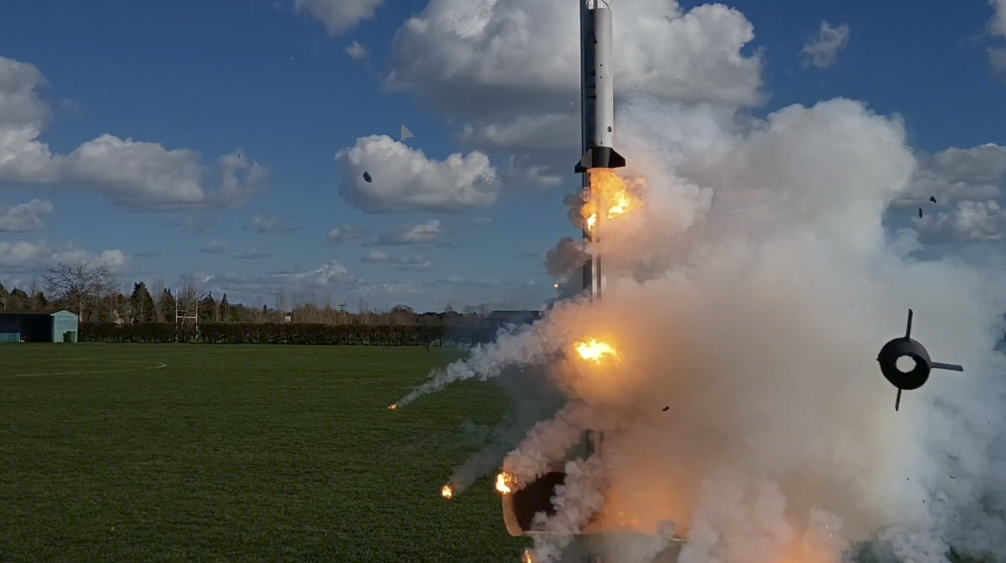
#> input picture image.png, 2011 x 1126 px, found by its file name (shown at 1/2 size)
$ python greenscreen.py
#> lines starting #> are read from the running program, lines starting #| are printed output that depends on the picture
from PIL import Image
image0 = Image.open("image.png")
#> image0 is the input picture: PIL image 2011x1126 RGBA; mean R, G, B, A 92.9, 98.4, 101, 255
image1 = Image.open("shia_labeouf_wants_you_to_get_motivated.jpg")
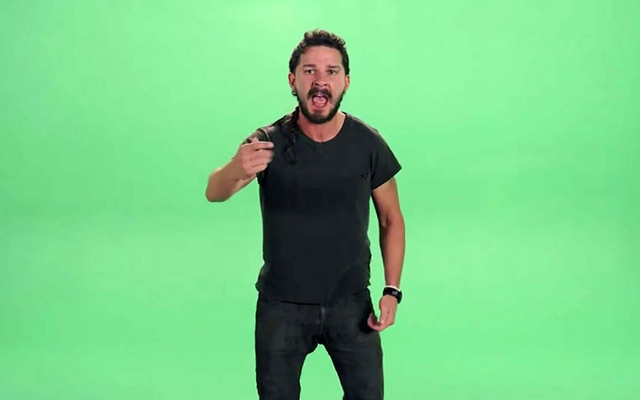
#> input picture shia_labeouf_wants_you_to_get_motivated.jpg, 640 x 400 px, found by its file name
#> image1 is the input picture: PIL image 640x400 RGB; mean R, G, B 118.9, 204.8, 135.4
image1 = image1.resize(image0.size)
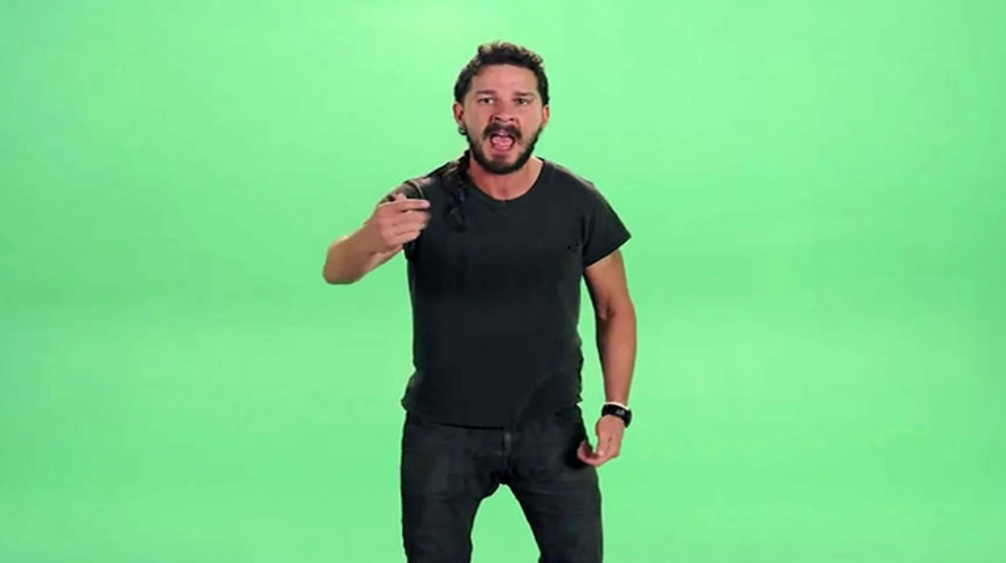
#> image1: PIL image 2011x1126 RGB (shown at 1/2 size); mean R, G, B 118.9, 204.8, 135.4
pixels0 = image0.load()
pixels1 = image1.load()

# attempt 1: complete guess
greeness_threshold = 10 # anything below is too aggressive

for x in range(image0.size[0]):
    for y in range(image0.size[1]):
        try:
            image1_pixel = pixels1[x,y]
        except:
            print(x,y)
        greenness = (image1_pixel[1])-((image1_pixel[0]+image1_pixel[1]+image1_pixel[2])//3)
        if greenness < greeness_threshold:
            pixels0[x,y] = image1_pixel

image0.show()
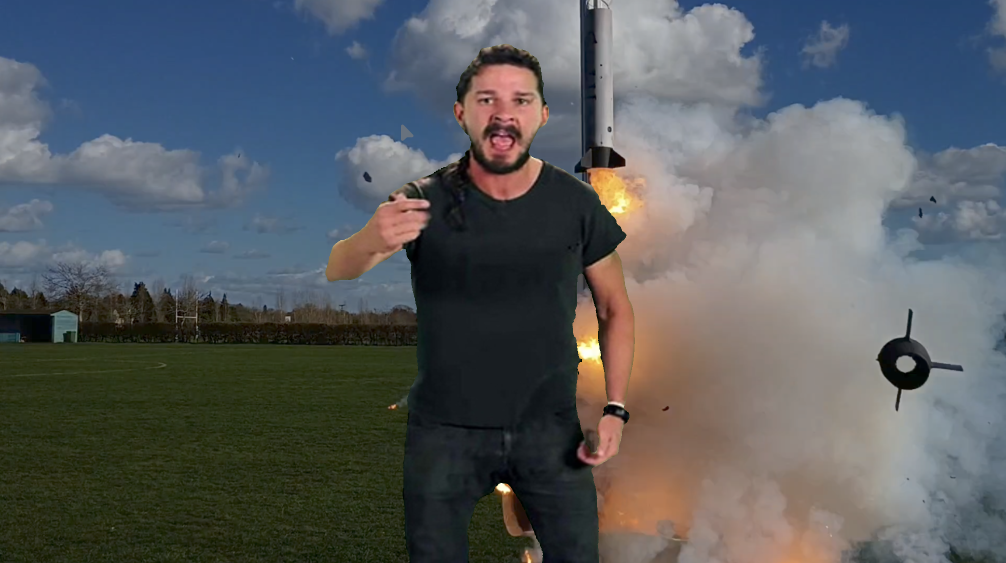
#> shown: PIL image 2011x1126 RGBA (shown at 1/2 size); mean R, G, B, A 87.6, 91.9, 94.6, 255


# attempt 2: the "proper" way
# i feel scammed
image0 = Image.open("image.png")
pixels0 = image0.load()

image1_hsv = image1.convert("HSV")
#> image1_hsv: PIL image 2011x1126 HSV; mean H, S, V 95.9, 108.2, 207
pixels1_hsv = image1_hsv.load()

for x in range(image0.size[0]):
    for y in range(image0.size[1]):
        if not ((60 < pixels1_hsv[x,y][0] < 110) and (pixels1_hsv[x,y][1] > 50)):
            pixels0[x,y] = pixels1[x,y]

image0.show()
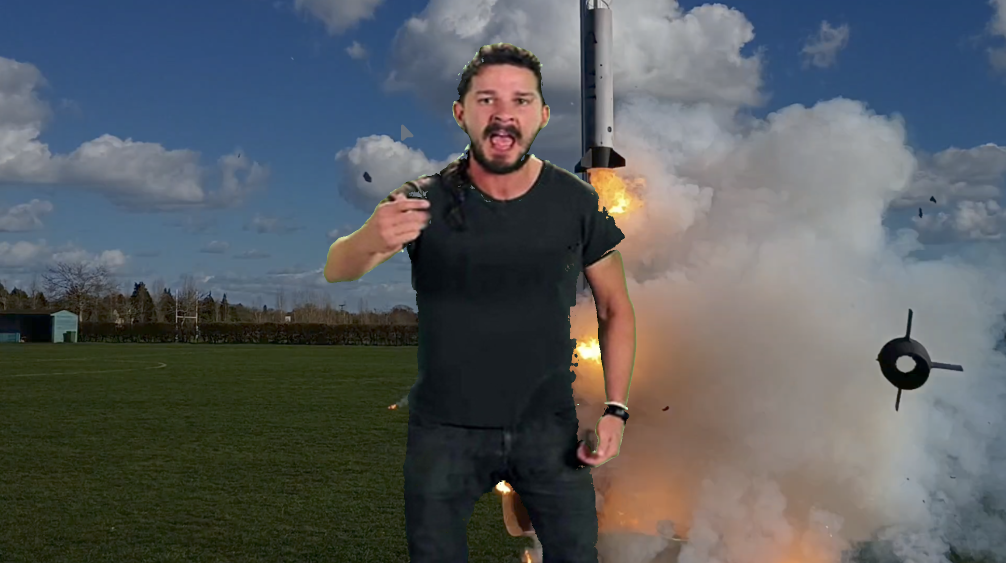
#> shown: PIL image 2011x1126 RGBA (shown at 1/2 size); mean R, G, B, A 88, 92.1, 94.7, 255
